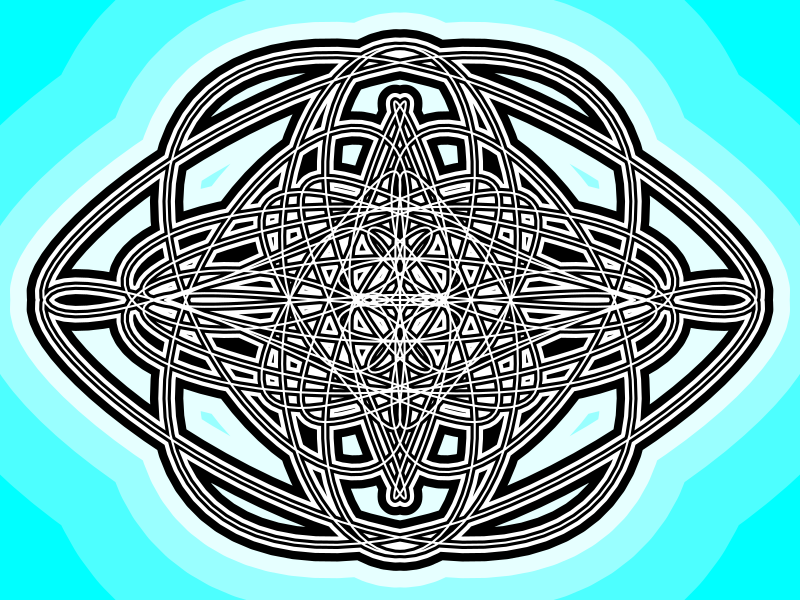

Recreate this plot in R.
png("foil_hard.png",800,800)
par(mar=c(0,0,0,0))
plot(0,0,"n",axes=F,ann=F,xlim=c(-1,1),ylim=c(-1,1))

th = seq(0,24*pi,pi/1000)
x = cos(5*th)*sin(7*th)*cos(23*th)
y = sin(3*th)*cos(11*th)*sin(23*th)
lines(x,y,lwd=512,col=hsv(0.5,1,1))
lines(x,y,lwd=256,col=hsv(0.5,0.7,1))
lines(x,y,lwd=128,col=hsv(0.5,0.4,1))
lines(x,y,lwd=64,col=hsv(0.5,0.1,1))
lines(x,y,lwd=32,col="black")
lines(x,y,lwd=16,col="white")
lines(x,y,lwd=8,col="black")
lines(x,y,lwd=2,col="white")

dev.off()
